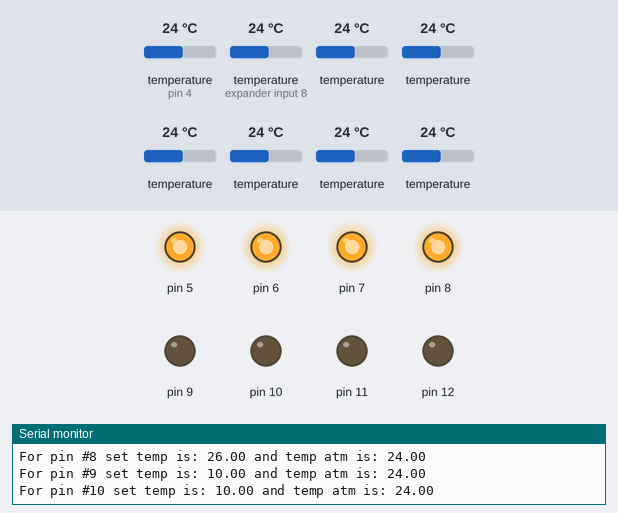
The sketch below on a simulated Arduino Uno, built with avr-gcc and run on an emulated ATmega328P. On the bench: output pins drawn as LEDs (lit = HIGH), the last lines printed to the serial monitor. The test bench sets the inputs (shaded band); at power-on: temperature (sensors on pin 4, expander input 8) 24 °C, temperature 24 °C.

Above: at 11.7 s.
11.8 s: temperature (sensor on pin 4) set to 29.5 °C
16.9 s: temperature (sensor on pin 4) set to 30.5 °C
At 21.0 s:
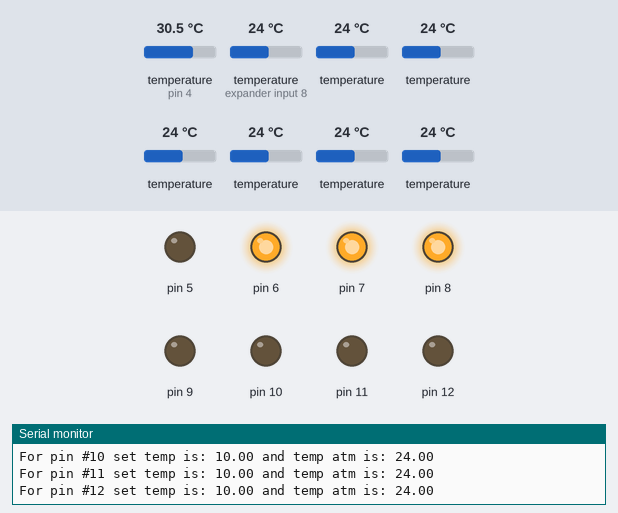
At 25.3 s:
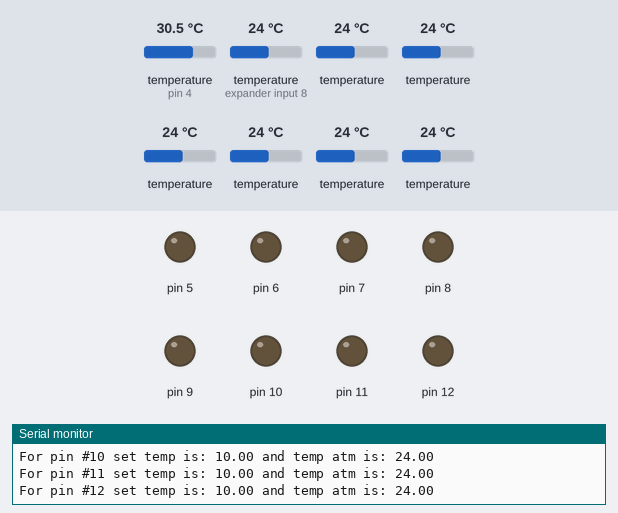
25.9 s: temperature (sensor 404) set to 10.6 °C
30.6 s: temperature (sensor 404) set to 9.6 °C
At 34.0 s:
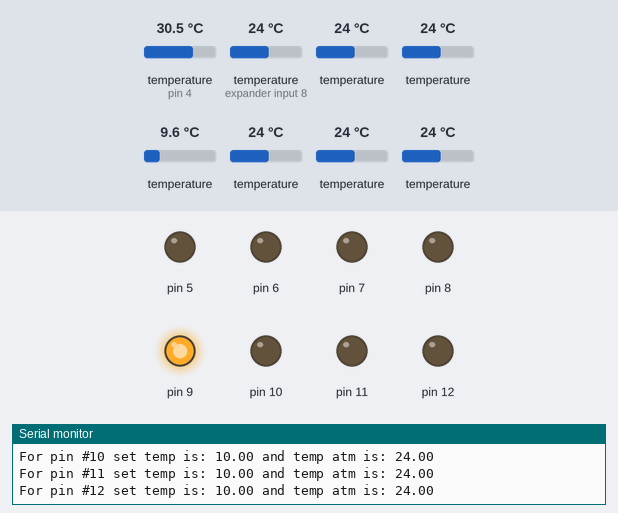
At 38.9 s:
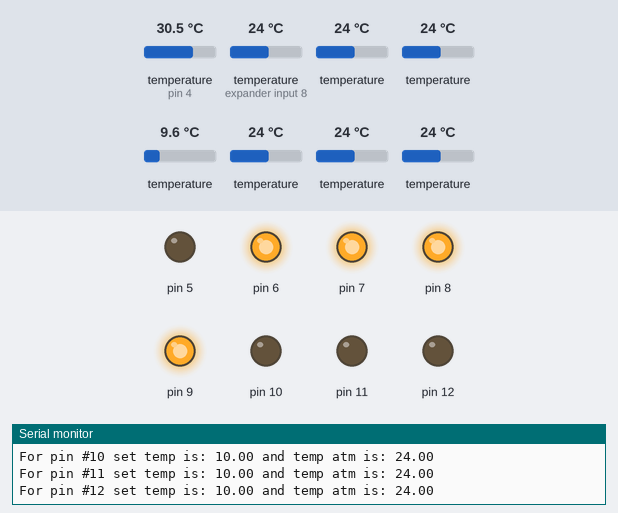
39.2 s: temperature (sensor on expander input 8) set to 28 °C
48.0 s: temperature (sensor on expander input 8) set to 29.2 °C
Timing chart, 0 to 91.5 s (numbered marks = the images above; inputs shaded):
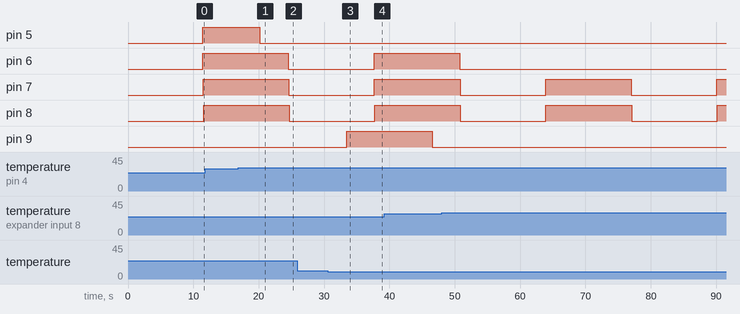

Measured:
- the behaviour switches between 29.8 and 29.9 °C on temperature (sensor on pin 4) (found by bisection; images 0 and 1)
- the behaviour switches between 10.1 and 10 °C on temperature (sensor 404) (found by bisection; images 2 and 3)
- after the input at 16.9 s, pin 5: HIGH → LOW after 3.2 s instead of 7.6 s
- after the input at 30.6 s, pin 9: LOW → HIGH after 2.9 s
- by itself, pin 7, pin 8: alternates HIGH for 13.1 s and LOW for 13.1 s

The sketch:

Yam7.ino
```cpp
float set1 = 29;
float set2 = 28;
float set3 = 27;
float set4 = 26;
float set5 = 10;
float set6 = 10;
float set7 = 10;
float set8 = 10;

long onInterval = 10000, minOffInterval = 10000, maxOffInterval = 60000, offInterval = 10000; // time pump can run
unsigned long time1 = 0, time2 = 0, time3 = 0, time4 = 0, time5 = 0, time6 = 0, time7 = 0, time8 = 0;
void Pump(int pinNum, float set, float tempr, unsigned long *timeMs);
long TimeToStop(float tempr);

#include <OneWire.h>
#include <DallasTemperature.h>
#include <SoftwareSerial.h>

SoftwareSerial mySerial(3,2); // pin 2 = TX, pin 3 = RX (unused)

#define ONE_WIRE_BUS 4 // Data wire is plugged into port 4 on the Arduino

OneWire oneWire(ONE_WIRE_BUS); // Setup a oneWire instance to communicate with any OneWire devices (not just Maxim/Dallas temperature ICs)

DallasTemperature sensors(&oneWire); // Pass our oneWire reference to Dallas Temperature.

void setup(void)
{
  mySerial.begin(9600); // set up serial port for 9600 baud
  delay(500); // wait for display to boot up
  // start serial port
  Serial.begin(9600);

  sensors.begin(); // Start up the library
  pinMode(5, OUTPUT);
  pinMode(6, OUTPUT);
  pinMode(7, OUTPUT);
  pinMode(8, OUTPUT);
  pinMode(9, OUTPUT);
  pinMode(10, OUTPUT);
  pinMode(11, OUTPUT);
  pinMode(12, OUTPUT);

    mySerial.write(254);
  mySerial.write(128);
  mySerial.write("8 ch temp       ");
  mySerial.write("Moty Ohevia     ");
  delay(10000);
}

void loop(void)
{
 // call sensors.requestTemperatures() to issue a global temperature
  // request to all devices on the bus
  Serial.println("Requesting temperatures...");
  sensors.requestTemperatures(); // Send the command to get temperatures

  float T1 = sensors.getTempCByIndex(0);
  float T2 = sensors.getTempCByIndex(1);
  float T3 = sensors.getTempCByIndex(2);
  float T4 = sensors.getTempCByIndex(3);
  float T5 = sensors.getTempCByIndex(4);
  float T6 = sensors.getTempCByIndex(5);
  float T7 = sensors.getTempCByIndex(6);
  float T8 = sensors.getTempCByIndex(7);

  Pump(5, set1, T1 - 0.8, &time1);
  Pump(6, set2, T2 - 0.8, &time2);
  Pump(7, set3, T3 - 0.8, &time3);
  Pump(8, set4, T4, &time4);
  Pump(9, set5, T5, &time5);
  Pump(10, set6, T6, &time6);
  Pump(11, set7, T7, &time7);
  Pump(12, set8, T8, &time8);

  mySerial.write(254);
  mySerial.write(128);
  mySerial.write("1       3       ");
  mySerial.write("2       4       ");
  mySerial.write(254);
  mySerial.write(130);
  mySerial.print(T1);
  mySerial.write(254);
  mySerial.write(194);
  mySerial.print(T2);
  mySerial.write(254);
  mySerial.write(138);
  mySerial.print(T3);
  mySerial.write(254);
  mySerial.write(202);
  mySerial.print(T4);
  delay(1500);

  mySerial.write(254);
  mySerial.write(128);
  mySerial.write("5       7       ");
  mySerial.write("6       8       ");
  mySerial.write(254);
  mySerial.write(130);
  mySerial.print(T5);
  mySerial.write(254);
  mySerial.write(194);
  mySerial.print(T6);
  mySerial.write(254);
  mySerial.write(138);
  mySerial.print(T7);
  mySerial.write(254);
  mySerial.write(202);
  mySerial.print(T8);
  delay(1500);
}

void Pump(int pinNum, float set, float tempr, unsigned long *timeMs){
  Serial.print("For pin #");
  Serial.print(pinNum);
  Serial.print(" set temp is: ");
  Serial.print(set);
  Serial.print(" and temp atm is: ");
  Serial.println(tempr);

  unsigned long timeNow = millis();
  offInterval = TimeToStop(set, tempr);

  // water too cold
  if (set >= tempr){
    if ((digitalRead(pinNum) == LOW) && (timeNow >= *timeMs)){
      *timeMs = (unsigned long)(timeNow + onInterval);  // time 2 w8
      digitalWrite(pinNum, HIGH);
    }
    else if ((digitalRead(pinNum) == HIGH) && (timeNow >= *timeMs)){
      *timeMs = (unsigned long)(timeNow + offInterval);  // time 2 w8
      digitalWrite(pinNum, LOW);
    }
  }
  // water warmer/equal to set
  else {
    digitalWrite(pinNum, LOW);
  }
}

long TimeToStop(float set, float tempr){
  float difference = set - tempr;

  if (difference < 1.5)
    return maxOffInterval;
  else
    return minOffInterval;
}
```
